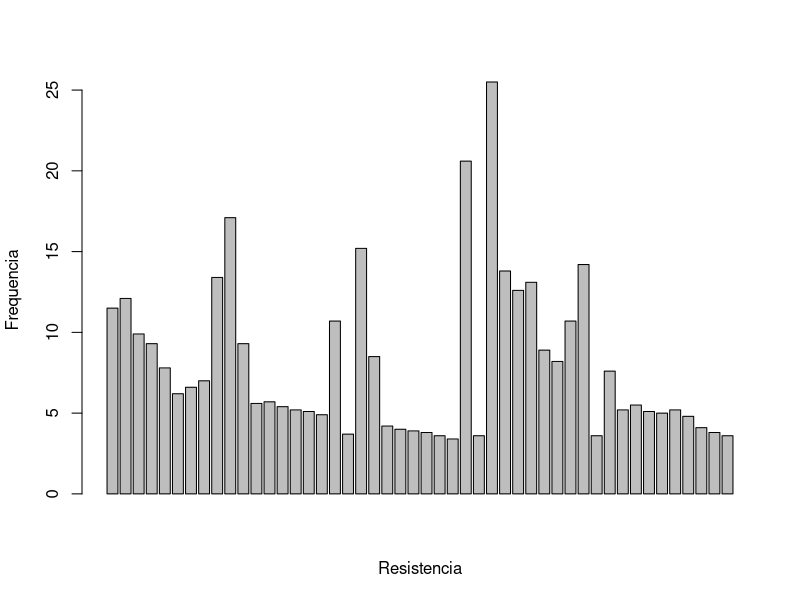
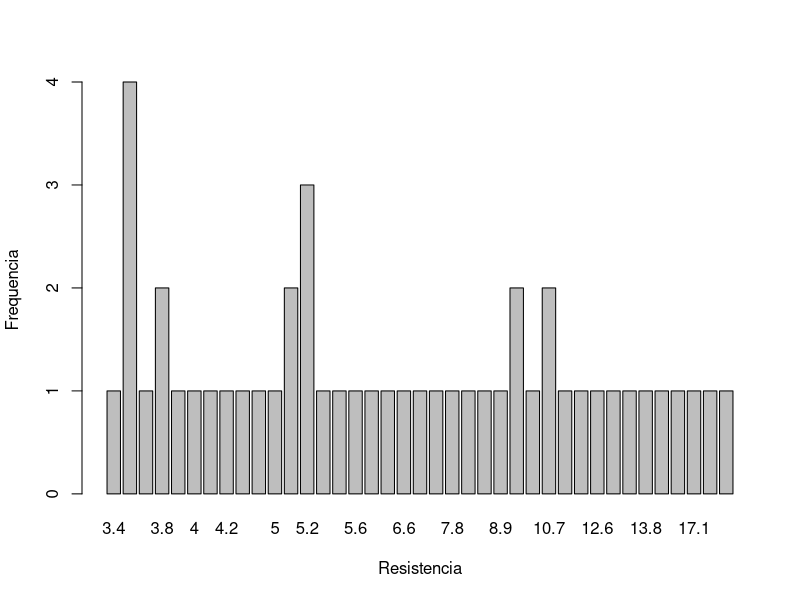
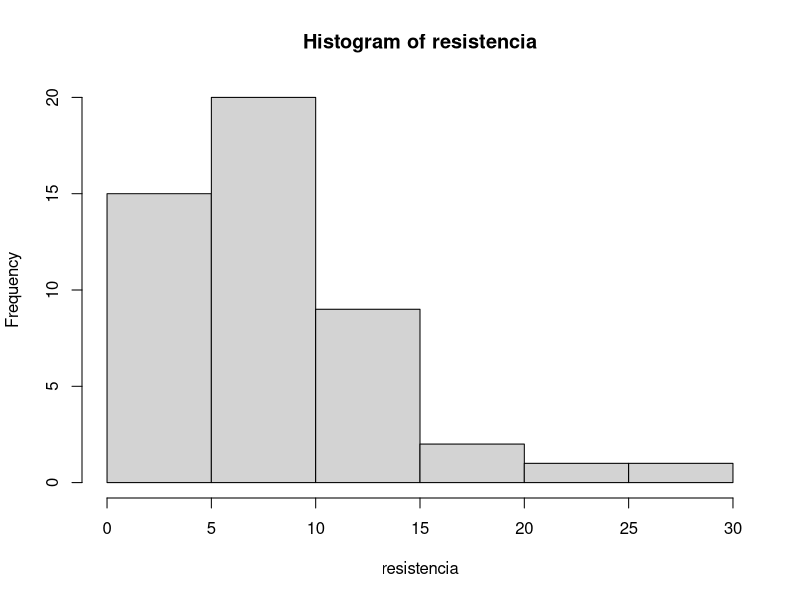
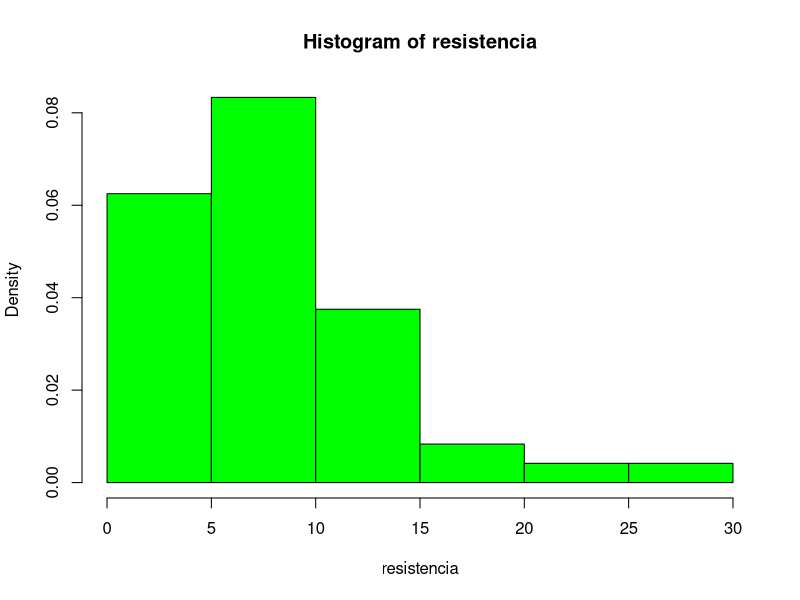
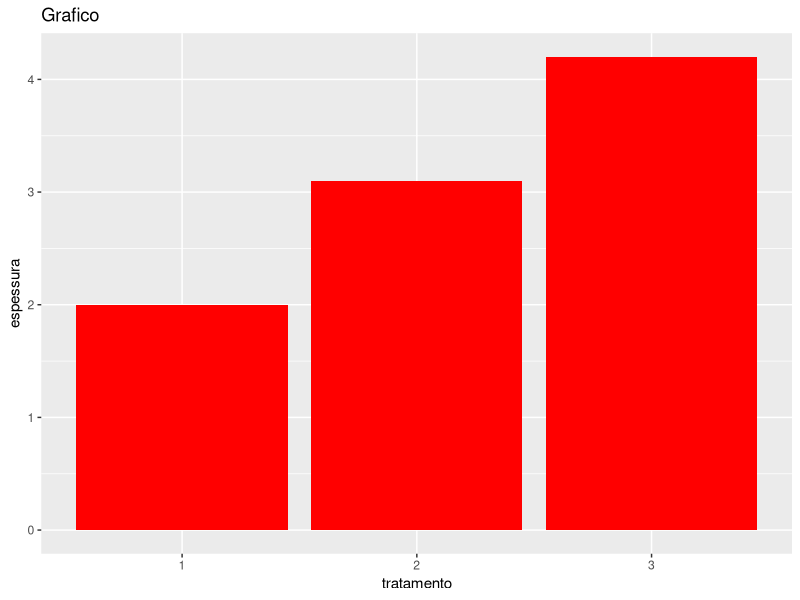
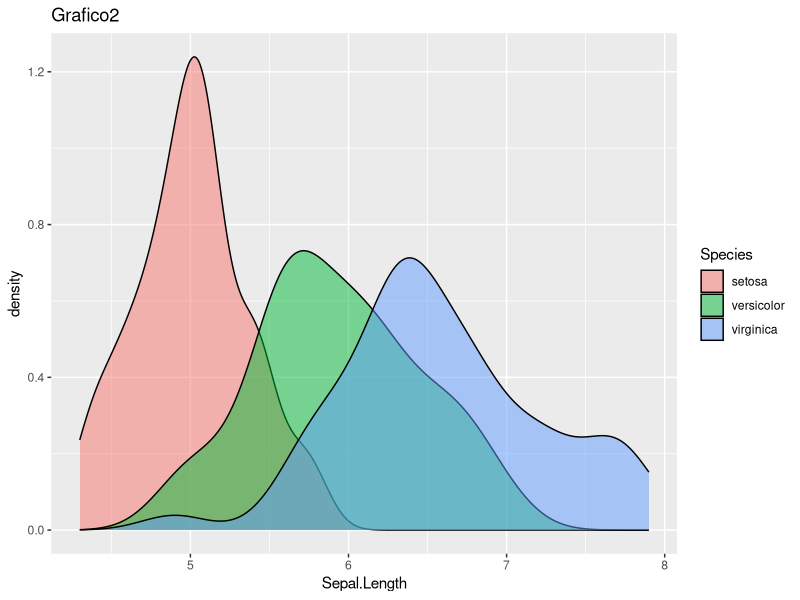
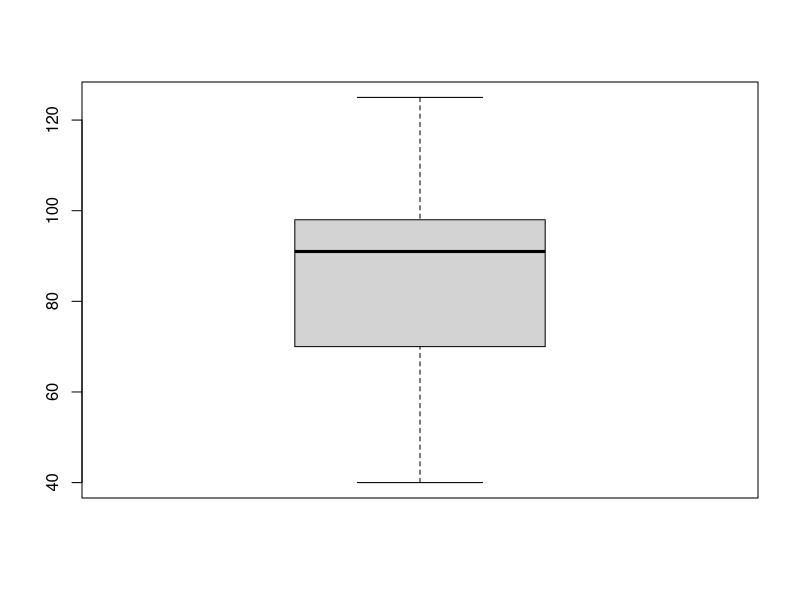
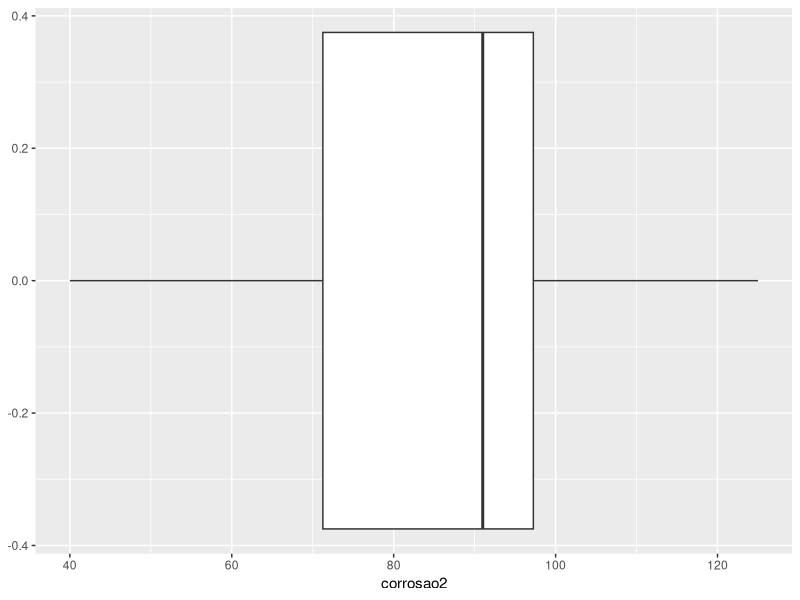

Here is the R script that generated these plots, in order:
#biblioteca ggplot2

install.packages("ggplot2")
library(ggplot2)

##histograma
resistencia <- c(11.5, 12.1, 9.9, 9.3, 7.8, 6.2, 6.6, 7.0, 13.4,
                 17.1, 9.3, 5.6, 5.7, 5.4, 5.2, 5.1, 4.9, 10.7, 3.7,
                 15.2, 8.5, 4.2, 4.0, 3.9, 3.8, 3.6, 3.4, 20.6, 3.6,
                 25.5, 13.8, 12.6, 13.1, 8.9, 8.2, 10.7, 14.2, 3.6,
                 7.6, 5.2, 5.5, 5.1, 5.0, 5.2, 4.8, 4.1, 3.8, 3.6)

barplot(resistencia, ylab = "Frequencia", xlab = "Resistencia")

freq <- table(resistencia)
freq

barplot(freq, ylab = "Frequencia", xlab = "Resistencia")

hist(resistencia)
hist(resistencia, freq = FALSE, col = c("green"))


##quartil
corrosao <- c(40, 52, 55, 60, 70, 75, 85, 90, 90,
              92, 94, 94, 95, 98, 100, 115, 125, 125)

quantile(corrosao, type = 7)

##grafico de barras e de densidade

install.packages("ggplot2")
library(ggplot2)

##data frame
df <- data.frame(tratamento = c("1", "2", "3"), espessura = c(2, 3.1, 4.2))

##grafico de barras
ggplot(df, aes(y = espessura, x = tratamento)) + geom_col(fill = "red") + ggtitle("Grafico")

#carregamento dos dados
data("iris")

##grafico de densidade
ggplot(iris, aes(x = Sepal.Length, fill = Species)) + geom_density(alpha = .5) + ggtitle("Grafico2")

##grafico boxplot      
corrosao2 <- c(40, 52, 55, 60, 70, 75, 85, 90, 90,
              92, 94, 94, 95, 98, 100, 115, 125, 125)                                             

boxplot(corrosao2)

df <- data.frame(corrosao2)
ggplot(df, aes(x = corrosao2)) + geom_boxplot()
